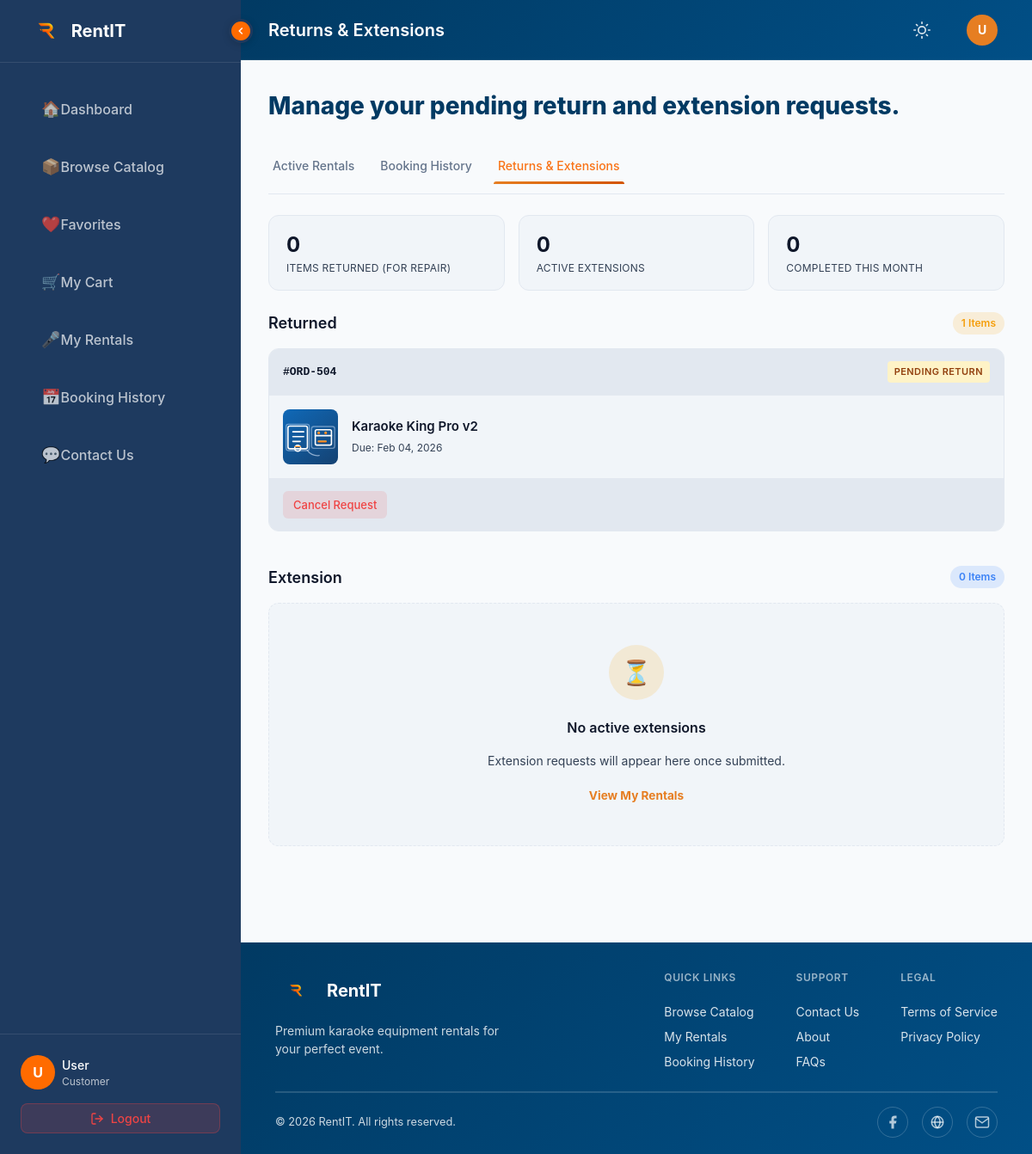
The page /client/returns/returns.php (signed in) on the database as committed earlier.
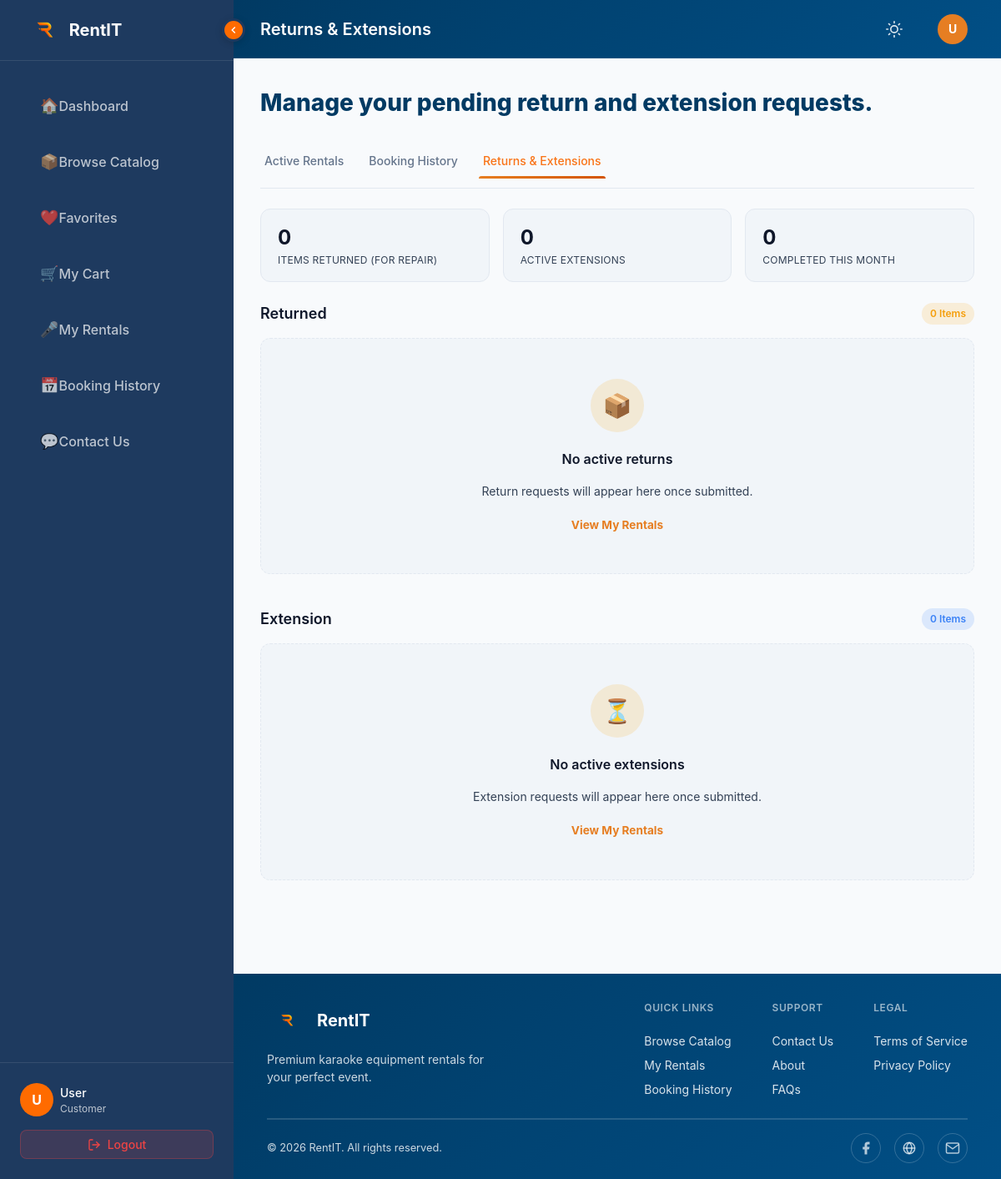
The same page on the database as committed later.
### tables this page shows
CREATE TABLE `rental` (
  `order_id` int(11) NOT NULL,
  `user_id` int(11) DEFAULT NULL,
  `rental_status` varchar(50) DEFAULT NULL,
  `return_reason` text DEFAULT NULL,
  `extension_days` int(11) DEFAULT 0,
  `total_price` decimal(10,2) DEFAULT NULL,
  `late_fee` decimal(10,2) DEFAULT 0.00,
  `venue` varchar(255) DEFAULT NULL,
  `customer_address` text DEFAULT NULL,
  `start_date` date DEFAULT NULL,
  `end_date` date DEFAULT NULL,
  `driver_id` int(11) DEFAULT NULL
);

### client/returns/returns.php (the view, shortened to what the changed rows need)
<?php
include '../../shared/php/db_connection.php';
$user_id = $_SESSION['user_id'];
function getRentalRequests($conn, $user_id, $statuses) {
    $status_str = "'" . implode("','", $statuses) . "'";
    $query = "SELECT r.*, i.item_name, i.image
              FROM rental r
              JOIN rental_item ri ON r.order_id = ri.order_id
              JOIN item i ON ri.item_id = i.item_id
              WHERE r.user_id = $user_id AND r.rental_status IN ($status_str)
              GROUP BY r.order_id ORDER BY r.end_date DESC";
    return mysqli_query($conn, $query);
}
$returns_result = getRentalRequests($conn, $user_id, ['Pending Return', 'Returned']);
$returns_count = mysqli_num_rows($returns_result);
?>
<!DOCTYPE html>
<html lang="en">
<head>
    <link rel="stylesheet" href="../../shared/css/theme.css">
    <link rel="stylesheet" href="../../shared/css/globals.css">
    <link rel="stylesheet" href="../dashboard/dashboard.css">
    <link rel="stylesheet" href="../myrentals/myrentals.css">
    <link rel="stylesheet" href="returns.css">
</head>
<body>
    <div class="app-container">
        <main class="main-content">
            <div class="content-area">
                <div class="page-header-dashboard">
                    <div class="page-header-info">
                        <h1 class="page-title">Manage your pending return and extension requests.</h1>
                    </div>
                </div>
<section class="returns-section">
    <div class="section-header">
        <h2 class="section-title">Returned</h2>
        <span class="units-badge"><?php echo $returns_count; ?> Items</span>
    </div>
                    <div class="returns-grid">
                        <?php if ($returns_count > 0): ?>
                            <?php while($row = mysqli_fetch_assoc($returns_result)): ?>
                            <article class="return-card">
                                <div class="return-header">
                                    <span class="return-id">#ORD-<?php echo $row['order_id']; ?></span>
                                    <span class="return-status status-pending"><?php echo $row['rental_status']; ?></span>
                                </div>
                                <div class="return-body">
                                    <div class="return-item">
                                        <div class="return-item-image">
                                            <?php
                                                $imageFile = !empty($row['image'])
                                                    ? '/rent-it/assets/images/products/' . htmlspecialchars($row['image'])
                                                    : '/rent-it/assets/images/catalog-fallback.svg';
                                            ?>
                                            <a href="<?php echo $imageFile; ?>" target="_blank" rel="noopener noreferrer" class="return-image-link" title="View image">
                                                <img src="<?php echo $imageFile; ?>" alt="Item" onerror="this.onerror=null;this.src='/rent-it/assets/images/catalog-fallback.svg';">
                                            </a>
                                        </div>
                                        <div class="return-item-info">
                                            <h3 class="return-item-name"><?php echo htmlspecialchars($row['item_name']); ?></h3>
                                            <p class="return-item-meta">Due: <?php echo date('M d, Y', strtotime($row['end_date'])); ?></p>
                                        </div>
                                    </div>
                                </div>
                                <div class="return-footer">
                                    <form method="POST">
                                        <button type="submit" name="action" value="cancel_request" class="btn-cancel-return" onclick="return confirm('Cancel request?')">Cancel Request</button>
                                    </form>
                                </div>
                            </article>
                            <?php endwhile; ?>
                        <?php else: ?>
                            <div class="empty-state">
                                <div class="empty-state-icon">📦</div>
                                <h3>No active returns</h3>
                                <p>Return requests will appear here once submitted.</p>
                                <a href="../myrentals/myrentals.php" class="empty-state-link">View My Rentals</a>
                            </div>
                        <?php endif; ?>
                    </div>
                </section>
<section class="extensions-section" style="margin-top: 40px;">
    <div class="section-header">
        <h2 class="section-title">Extension</h2>
    </div>
                </section>
            </div>
        </main>
    </div>
</body>
</html>

Rows that differ between the two databases and show on the page:
removed rental: order_id "504", rental_status "PENDING RETURN", item_name "Karaoke King Pro v2", end_date "Feb 04, 2026"
Other text that changed with them:
$returns_count: "1" → "0"
text now shown: "📦 No active returns Return requests will appear here once submitted. View My Rentals"
